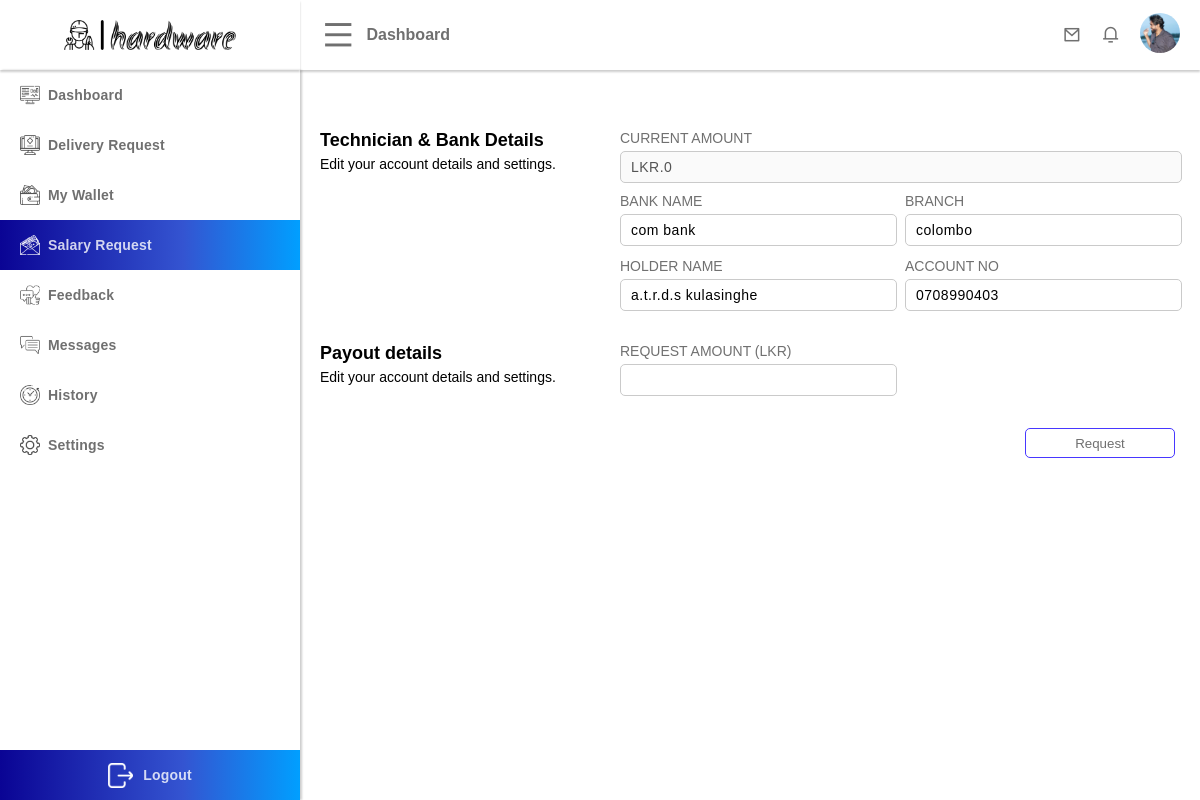
/public/delivery-boy/salary-request.php (signed in), run on the app's committed database.
### tables this page shows
CREATE TABLE `user` (
  `user_id` int(50) NOT NULL,
  `first_name` varchar(100) NOT NULL,
  `last_name` varchar(100) NOT NULL,
  `email` varchar(200) NOT NULL,
  `phone_number` varchar(50) NOT NULL,
  `dob` varchar(255) NOT NULL,
  `house_no` varchar(50) NOT NULL,
  `state` varchar(50) NOT NULL,
  `city` varchar(50) NOT NULL,
  `account_type` varchar(50) NOT NULL,
  `profile_url` varchar(255) DEFAULT NULL,
  `password` varchar(255) NOT NULL,
  `security_question` int(11) DEFAULT NULL,
  `question_answer` varchar(255) DEFAULT NULL,
  `status` varchar(50) DEFAULT NULL,
  `activation_code` varchar(100) DEFAULT NULL,
  `latitude` varchar(50) DEFAULT NULL,
  `longitude` varchar(50) DEFAULT NULL
);

CREATE TABLE `delivery_boy` (
  `delivery_boy_id` int(50) NOT NULL,
  `user_id` int(50) NOT NULL,
  `nic_number` varchar(50) NOT NULL,
  `nic_image_url` varchar(255) NOT NULL,
  `vehicle_type` varchar(255) NOT NULL,
  `status` varchar(50) NOT NULL,
  `vehicle_number` varchar(50) NOT NULL,
  `vehicle_model` varchar(50) NOT NULL,
  `balance` double NOT NULL
);

CREATE TABLE `bank_details` (
  `bank_details_id` int(11) NOT NULL,
  `user_id` int(11) NOT NULL,
  `bank_name` varchar(255) NOT NULL,
  `branch` varchar(255) NOT NULL,
  `holder_name` varchar(255) NOT NULL,
  `account_no` varchar(255) NOT NULL
);

### template/user-data.php (called while the page is built, shortened)
<?php
if (isset($_SESSION['id'])) {
    if (!empty($_SESSION['id'])) {
        $user_user_id = $_SESSION['id'];
        $selectUserEmailQuery = "SELECT * FROM `user` WHERE `user_id`= '$user_user_id'";
        $resultUserEmail = $conn->query($selectUserEmailQuery);
        if ($resultUserEmail->num_rows > 0) {
            $userData = $resultUserEmail->fetch_assoc();
            $user_profile_url = $userData['profile_url'];
        }
    }
}

### public/delivery-boy/salary-request.php (the view, shortened to what this page needs)
<?php
include "../../config/database.php";
include "../../template/user-data.php";
$user_id = 2;
if (isset($_SESSION['id'])) {
    $user_id = $_SESSION['id'];
}
$delivery_boy_id = $bank_details_id = $bank_name = $branch = $holder_name = $account_no = $balance = $request_amount = "";
$selectUserQuery = "SELECT * FROM `delivery_boy` WHERE `user_id` = $user_id";
$result = $conn->query($selectUserQuery);
if ($result->num_rows > 0) {
    $row = $result->fetch_assoc();
    $balance = $row['balance'];
}
$selectUserQuery = "SELECT * FROM `bank_details` WHERE `user_id` = $user_id";
$result = $conn->query($selectUserQuery);
if ($result->num_rows > 0) {
    $row = $result->fetch_assoc();
    $bank_name = $row['bank_name'];
    $branch = $row['branch'];
    $holder_name = $row['holder_name'];
    $account_no = $row['account_no'];
}
?>
<!DOCTYPE html>
<html lang="en">
<head>
    <link rel="stylesheet" href="../assets/css/style.css">
    <link rel="stylesheet" href="../assets/css/dashboard-menu.css">
    <link rel="stylesheet" href="../assets/css/dashboard-nav.css">
    <link rel="stylesheet" href="../assets/css/dashboard-technician.css">
    <link rel="stylesheet" href="../assets/css/button.css">
    <link rel="stylesheet" href="../assets/css/card.css">
    <link rel="stylesheet" href="../assets/css/search.css">
    <link rel="stylesheet" href="../assets/css/input.css">
    <link rel="stylesheet" href="../assets/css/dashboard-profile.css">
    <link href="https://cdn.jsdelivr.net/npm/remixicon@4.0.0/fonts/remixicon.css" rel="stylesheet" />
</head>
<body>
    <div class="container">
        <?php
        include "../../template/dashboard-nav.php";
        ?>
        <aside class="active aside">
            <div class="menu">
            <?php
                include "../../template/dashboard-menu.php";
                ?>
                <div class="menu-content">
                    <div class="menu-links">
                        <div class="menu-link-button ">
                            <a href="./index.php">
                                <p><img src="../assets/images/ui/dashboard.png" alt="">Dashboard</p>
                            </a>
                        </div>
                        <div class="menu-link-button ">
                            <a href="./delivery-request.php">
                                <p><img src="../assets/images/ui/Product.png" alt="">Delivery Request</p>
                            </a>
                        </div>
                        <div class="menu-link-button">
                            <a href="./wallet.php">
                                <p><img src="../assets/images/ui/Wallet.png" alt="">My Wallet</p>
                            </a>
                        </div>
                        <div class="menu-link-button active">
                            <a href="./salary-request.php">
                                <p><img src="../assets/images/ui/salary-request.png" alt="">Salary Request</p>
                            </a>
                        </div>
                        <div class="menu-link-button">
                            <a href="./feedback.php">
                                <p><img src="../assets/images/ui/Feedback.png" alt="">Feedback</p>
                            </a>
                        </div>
                        <div class="menu-link-button">
                            <a href="./message.php">
                                <p><img src="../assets/images/ui/messages.png" alt="">Messages</p>
                            </a>
                        </div>
                        <div class="menu-link-button ">
                            <a href="./history.php">
                                <p><img src="../assets/images/ui/history.png" alt="">History</p>
                            </a>
                        </div>
                        <div class="menu-link-button">
                            <a href="./settings.php">
                                <p><img src="../assets/images/ui/Settings.png" alt="">Settings</p>
                            </a>
                        </div>
                    </div>
                    <div class="menu-logout">
                        <a href="../logout.php">
                            <p><img src="../assets/images/ui/Exit.png" alt="">Logout</p>
                        </a>
                    </div>
                </div>
            </div>
        </aside>
        <section class="active section">
            <div class="content">
                <form class="profile" method="POST">
                    <div class="profile-content">
                        <div class="profile-content-1">
                            <h1>Technician & Bank Details</h1>
                            <p>Edit your account details and settings.</p>
                        </div>
                        <div class="profile-content-2">
                            <div class="input-content">
                                <div class="input-one-content">
                                    <p>Current Amount</p>
                                    <input type="text" name="" disabled value="<?php echo "LKR." . $balance ?>">
                                </div>
                                <div class="input-two-content">
                                    <div class="input-two-content-1">
                                        <p>BANK NAME</p>
                                        <input type="text" name="bank_name" value="<?php echo $bank_name ?>">
                                    </div>
                                    <div class="input-two-content-2">
                                        <p>BRANCH</p>
                                        <input type="text" name="branch" value="<?php echo $branch ?>">
                                    </div>
                                </div>
                                <div class="input-two-content">
                                    <div class="input-two-content-1">
                                        <p>HOLDER NAME</p>
                                        <input type="text" name="holder_name" value="<?php echo $holder_name ?>">
                                    </div>
                                    <div class="input-two-content-2">
                                        <p>ACCOUNT NO</p>
                                        <input type="text" name="account_no" value="<?php echo $account_no ?>">
                                    </div>
                                </div>
                            </div>
                        </div>
                    </div>
                    <div class="profile-content margin-top-20">
                        <div class="profile-content-1">
                            <h1>Payout details</h1>
                            <p>Edit your account details and settings.</p>
                        </div>
                        <div class="profile-content-2">
                            <div class="input-content">
                                <div class="input-two-content">
                                    <div class="input-two-content-1">
                                        <p>Request amount (lkr)</p>
                                        <input type="text" name="request_amount" value="<?php echo $request_amount ?>">
                                    </div>
                                </div>
                                <div class="right-button margin-top-30">
                                    <input type="submit" value="Request" name="request">
                                </div>
                            </div>
                        </div>
                    </div>
                </form>
            </div>
        </section>
    </div>
</body>
</html>

### template/dashboard-nav.php (shortened to what this page needs)
<?php
$this_profile_url = "";
if(isset($_SESSION['id']) && isset($_SESSION['account_type'])){
    if ($_SESSION['account_type'] == "customer") {
        $this_profile_url = "../assets/images/customer/".$user_profile_url;
    } else if ($_SESSION['account_type'] == "cashier") {
        $this_profile_url = "../assets/images/cashier/".$user_profile_url;
    } else if ($_SESSION['account_type'] == "technician") {
        $this_profile_url = "../assets/images/technician/".$user_profile_url;
    } else if ($_SESSION['account_type'] == "delivery_boy") {
        $this_profile_url = "../assets/images/delivery-boy/".$user_profile_url;
    } else if ($_SESSION['account_type'] == "admin") {
        $this_profile_url = "../assets/images/admin/".$user_profile_url;
    } else if ($_SESSION['account_type'] == "technical_team") {
        $this_profile_url = "../assets/images/technical_team/".$user_profile_url;
    }
}
?>
<!DOCTYPE html>
<html lang="en">
<head>
</head>
<body>
    <nav class="active nav">
        <div class="nav-content">
            <div class="nav-content-1">
                <i class="ri-menu-line " id="dashboard-menu-icon"></i>
                <p>Dashboard</p>
            </div>
            <div class="nav-content-2">
                <a href="./message.php">
                    <i class="ri-mail-line"></i>
                </a>
                <a href="">
                    <i class="ri-notification-3-line"></i>
                </a>
                <a href="./settings.php">
                    <img src="<?php echo $this_profile_url?>" alt="">
                </a>
            </div>
        </div>
    </nav>
</body>
</html>

### public/assets/css/style.css (style rules this page uses)
* { margin: 0; padding: 0; text-decoration: none; }
:root { --main-color: linear-gradient(90deg, #0a0494 0%, #3454d1 61%, #009fff 100%); --second-color: rgb(77, 77, 255); --xxl-font-size: 40px; --large-font-size: 16px; --medium-font-size: 14px; --small-font-size: 12px; --main-font-family: sans-serif; --second-font-family: sans-serif; --text-color: #707070; --text-active-color: rgba(255, 255, 255, 0.8); --border: 1px solid rgb(202, 202, 202); }
.margin-top-20 { margin-top: 20px; }
.margin-top-30 { margin-top: 30px; }
.container { width: 100%; min-height: 100vh; display: flex; }
.content { width:calc(100% - 40px); margin: auto; }
nav { width: 100%; margin-left: 0; box-shadow: 0px 2px 2px rgba(0, 0, 0, 0.2); position: fixed; z-index: 5; background-color: white; transition: all .5s ease; }
nav.active { width: calc(100% - 300px); margin-left: 300px; }
section { width: 100%; margin-left: 0; min-height: calc(100vh - 70px); margin-top: 70px; transition: all .5s ease; position: relative; z-index: 1; }
section.active { width: calc(100% - 300px); margin-left: 300px; }
aside { width: 300px; height: 100vh; background-color: rgb(255, 255, 255); position: fixed; top: 0px; left: -300px; z-index: 5; transition: all .5s ease; }
aside.active { left: 0; }

### public/assets/css/dashboard-menu.css (style rules this page uses)
:root { --menu-list-height: 50px; }
.menu { width: 100%; height: 100%; }
.menu-content { width: 100%; height: calc(100% - 70px); position: relative; box-shadow: 2px 0 2px rgba(0, 0, 0, 0.2); }
.menu-links { width: 100%; height: calc(100% - var(--menu-list-height)); overflow: auto; }
.menu-link-button { width: 100%; height: var(--menu-list-height); position: relative; display: flex; align-items: center; cursor: pointer; }
.menu-link-button a { display: flex; width: 100%; height: 100%; align-items: center; }
.menu-link-button p { font-family: var(--main-font-family); font-size: var(--medium-font-size); margin-left: 20px; color: var(--text-color); font-weight: 600; letter-spacing: 0.2px; user-select: none; display: flex; align-items: center; }
.menu-link-button img { width: 20px; margin-right: 8px; opacity: 70%; }
.menu-link-button.active { background: var(--main-color); }
.menu-link-button.active img { filter: invert(100%); opacity: 100%; }
.menu-link-button.active p { color: var(--text-active-color); }
.menu-logout { width: 100%; height: var(--menu-list-height); background: var(--main-color); display: flex; align-items: center; justify-content: center; }
.menu-logout a { display: flex; width: 100%; height: 100%; align-items: center; justify-content: center; }
.menu-logout p { display: flex; align-items: center; color: var(--text-active-color); font-family: var(--main-font-family); font-size: var(--medium-font-size); font-weight: 600; letter-spacing: 0.2px; user-select: none; }
.menu-logout img { width: 25px; margin-right: 10px; filter: invert(100%); }

### public/assets/css/dashboard-nav.css (style rules this page uses)
.nav-content { width: calc(100%); margin: auto; display: flex; }
.nav-content-1 { width: calc((100% / 2) - 20px); height: 70px; display: flex; align-items: center; padding: 0 20px; }
.nav-content-1 i { font-size: 35px; color: var(--text-color); cursor: pointer; }
.nav-content-1 p { font-size: var(--large-font-size); margin-left: 10px; font-weight: 600; font-family: var(--main-font-family); color: var(--text-color); user-select: none; }
.nav-content-2 { width: calc((100% / 2) - 20px); height: 70px; display: flex; align-items: center; justify-content: right; padding: 0 20px; }
.nav-content-2 img { width: 40px; height: 40px; border-radius: 50%; cursor: pointer; object-fit: cover; }
.nav-content-2 a { margin-left: 20px; }
.nav-content-2 a:first-child { margin-left: 0px; }
.nav-content-2 i { color: var(--text-color); font-size: 18px; }

### public/assets/css/button.css (style rules this page uses)
.right-button { width: 100%; display: flex; align-items: center; justify-content: right; }
.right-button input[type=submit], .right-button input[type=button], .btn { width: 150px; height: 30px; margin: 0 5px; border-radius: 5px; border: 1px solid #4737FF; cursor: pointer; font-family: var(--main-font-family); color: var(--text-color); background: white; transition: all .2s ease; }

### public/assets/css/dashboard-profile.css (style rules this page uses)
.profile { width: 100%; padding: 60px 0; }
.profile-content { width: 100%; display: flex; }
.profile-content-1 { width: calc(300px); }
.profile-content-1 h1 { font-family: var(--main-font-family); font-size:18px; }
.profile-content-1 p { font-family: var(--main-font-family); font-size: var(--medium-font-size); margin-top: 5px; }
.profile-content-2 { width: calc(100% - 300px); }

### data on the page
user: profile_url (picture)
delivery_boy: balance "LKR.0"
bank_details: bank_name "com bank", branch "colombo", holder_name "a.t.r.d.s kulasinghe", account_no "0708990403"
